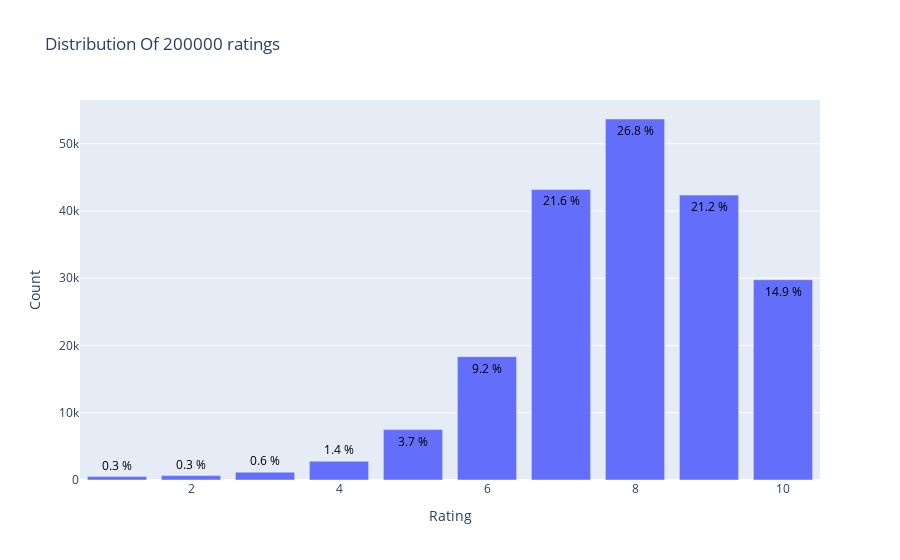

The code cell stored with this chart in its notebook:
### Code cell
configure_plotly_browser_state()
from plotly.offline import init_notebook_mode, plot, iplot
import plotly.graph_objs as go

init_notebook_mode(connected = True)

data = ratings_df["rating"].value_counts().sort_index(ascending=False)
trace = go.Bar(x = data.index,
               text = ['{:.1f} %'.format(val) for val in (data.values / ratings_df.shape[0] * 100)],
               textposition = 'auto',
               textfont = dict(color = '#000000'),
               y = data.values,
               )

layout = dict(title = 'Distribution Of {} ratings'.format(ratings_df.shape[0]),
              xaxis = dict(title = 'Rating'),
              yaxis = dict(title = 'Count'))

fig = go.Figure(data=[trace], layout=layout)
iplot(fig)

### Figure 1 — Plotly figure (JSON) as saved in the notebook; plotly's stock layout.template omitted (floating-point values rounded to 4 significant figures)
{"data": [{"text": ["14.9 %", "21.2 %", "26.8 %", "21.6 %", "9.2 %", "3.7 %", "1.4 %", "0.6 %", "0.3 %", "0.3 %"], "textfont": {"color": "#000000"}, "textposition": "auto", "type": "bar", "x": [10, 9, 8, 7, 6, 5, 4, 3, 2, 1], "y": [29791, 42368, 53681, 43208, 18339, 7497, 2785, 1160, 654, 517]}], "layout": {"title": {"text": "Distribution Of 200000 ratings"}, "xaxis": {"title": {"text": "Rating"}}, "yaxis": {"title": {"text": "Count"}}}}
